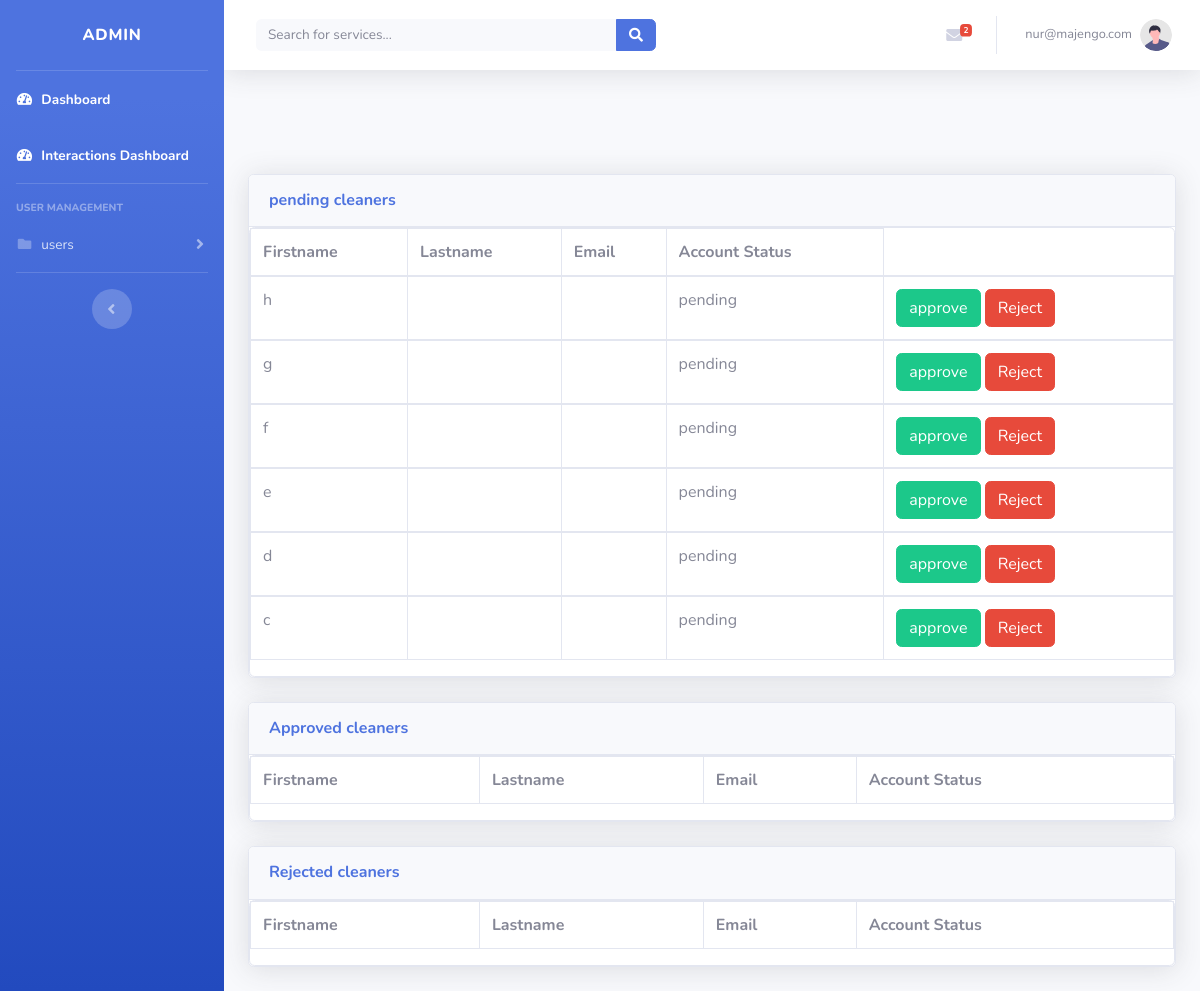
Screenshot of /staff/admin/view_cleaner.php (signed in) with the database file from the repository.
### tables this page shows
CREATE TABLE `cleaner` (
  `id` int(11) NOT NULL,
  `firstname` varchar(50) NOT NULL,
  `lastname` varchar(50) NOT NULL,
  `profession` varchar(50) NOT NULL DEFAULT 'cleaner',
  `availability` enum('available','booked') NOT NULL DEFAULT 'available',
  `email` varchar(50) NOT NULL,
  `password` varchar(50) NOT NULL,
  `account_status` enum('pending','approved','rejected') NOT NULL DEFAULT 'pending',
  `gender` varchar(50) NOT NULL,
  `adress` varchar(50) NOT NULL
);

### staff/admin/session.php (called while the page is built, shortened)
<?php
   $user=$_SESSION['admin'];
?>

### staff/admin/view_cleaner.php (the view, shortened to what this page needs)
<?php
include("sidebar.php");
include("topbar.php");
?>
<!DOCTYPE html>
<html lang="en">
<head>
    <link href="../../assets/vendor/fontawesome-free/css/all.min.css" rel="stylesheet" type="text/css">
    <link href="../../assets/css/sb-admin-2.min.css" rel="stylesheet">
    <link href="../../assets/vendor/datatables/dataTables.bootstrap4.min.css" rel="stylesheet">
</head>
<body id="page-top">
    <div id="wrapper">
        <div id="content-wrapper" class="d-flex flex-column">
            <div id="content">
                <div class="container-fluid">
                    <div class="invinsible">
                   </div>
                    <div class="card shadow mb-4">
                        <div class="card-header py-3">
                            <h6 class="m-0 font-weight-bold text-primary">pending cleaners</h6>
                        </div>
                        <div class="card">
                            <div class="table-responsive"  >
                            <table class="table table-bordered" id="appointment">
                                    <th>Firstname</th>
                                    <th>Lastname</th>
                                    <th>Email</th>
                                    <th>Account Status</th>
                                        <?php
                                        $result=$mysqli->query("select * from cleaner where account_status='pending'  order by id desc") or die($mysqli->error);
                                        while($row=$result->fetch_assoc())
                                        {
                                            echo
                                            "
                                            <tbody>
                                           <td>".$row['firstname']."</td>
                                           <td>".$row['lastname']."</td>
                                           <td>".$row['email']."</td>
                                           <td>".$row['account_status']."</td>
                                           <td> <a href='view_cleaner.php?ap_cleaner=$row[id]' class='btn btn-success'>approve<a>
                                           <a href='view_cleaner.php?rj_cleaner=$row[id]' class='btn btn-danger'>Reject<a></td>
                                            </tbody>
                                            ";
                                        }
                                        ?>
                                 </table>
                            </div>
                        </div>
                    </div>
                    <div class="card shadow mb-4">
                        <div class="card-header py-3">
                            <h6 class="m-0 font-weight-bold text-primary">Approved cleaners</h6>
                        </div>
                        <div class="card">
                            <div class="table-responsive"  >
                            <table class="table table-bordered" id="appointment">
                                    <th>Firstname</th>
                                    <th>Lastname</th>
                                    <th>Email</th>
                                    <th>Account Status</th>
                                 </table>
                            </div>
                        </div>
                    </div>
<div class="card shadow mb-4">
    <div class="card-header py-3">
        <h6 class="m-0 font-weight-bold text-primary">Rejected cleaners</h6>
    </div>
    <div class="card">
        <div class="table-responsive"  >
        <table class="table table-bordered" id="appointment">
                <th>Firstname</th>
                <th>Lastname</th>
                <th>Email</th>
                <th>Account Status</th>
             </table>
        </div>
    </div>
</div>
  </div>
            </div>
        </div>
    </div>
</body>
</html>

### staff/admin/sidebar.php (shortened to what this page needs)
<body id="page-top">
    <div id="wrapper">
<div id="wrapper">
<div id="wrapper">
 <ul class="navbar-nav bg-gradient-primary sidebar sidebar-dark accordion" id="accordionSidebar">
<a class="sidebar-brand d-flex align-items-center justify-content-center" href="main.php">
    <div class="sidebar-brand-text mx-3">Admin <sup></sup></div>
</a>
<hr class="sidebar-divider my-0">
<li class="nav-item active">
    <a class="nav-link" href="main.php">
        <i class="fas fa-fw fa-tachometer-alt"></i>
        <span>Dashboard</span></a>
</li>
<li class="nav-item active">
    <a class="nav-link" href="main2.php">
        <i class="fas fa-fw fa-tachometer-alt"></i>
        <span>Interactions Dashboard</span></a>
</li>
<hr class="sidebar-divider">
<div class="sidebar-heading">
User Management
</div>
<li class="nav-item">
    <a class="nav-link collapsed" href="#" data-toggle="collapse" data-target="#users"
        aria-expanded="true" aria-controls="collapsePages">
        <i class="fas fa-fw fa-folder"></i>
        <span>users</span>
    </a>
</li>
<hr class="sidebar-divider d-none d-md-block">
<div class="text-center d-none d-md-inline">
    <button class="rounded-circle border-0" id="sidebarToggle"></button>
</div>
</ul>

### staff/admin/topbar.php (shortened to what this page needs)
<?php
include('session.php');
?>
<div id="wrapper">
<div id="content-wrapper" class="d-flex flex-column">
<div id="content">
     <nav class="navbar navbar-expand navbar-light bg-white topbar mb-4 static-top shadow">
<form
    class="d-none d-sm-inline-block form-inline mr-auto ml-md-3 my-2 my-md-0 mw-100 navbar-search" method="GET" action='search.php'>
    <div class="input-group">
        <input type="text" name="search"  class="form-control bg-light border-0 small" placeholder="Search for services..."
            aria-label="Search" aria-describedby="basic-addon2">
        <div class="input-group-append">
            <button class="btn btn-primary" type="submit">
                <i class="fas fa-search fa-sm"></i>
            </button>
        </div>
    </div>
</form>
<ul class="navbar-nav ml-auto">
    <li class="nav-item dropdown no-arrow mx-1">
        <a class="nav-link dropdown-toggle" href="#" id="messagesDropdown" role="button"
            data-toggle="dropdown" aria-haspopup="true" aria-expanded="false">
            <i class="fas fa-envelope fa-fw"></i>
            <span class="badge badge-danger badge-counter"><?php
                                             $query=$mysqli->query("SELECT count(id) as total from feedback  where receiver='$user'and status='pending'") or die($mysqli->error);
                                              while($row=$query->fetch_assoc())
                                              {
                                                  $staffcount=$row["total"];
                                                  echo "$staffcount";
                                              }
                                            ?></span>
        </a>
    </li>
    <li class="nav-item dropdown no-arrow">
        <a class="nav-link dropdown-toggle" href="#" id="userDropdown" role="button"
            data-toggle="dropdown" aria-haspopup="true" aria-expanded="false">
            <span class="mr-2 d-none d-lg-inline text-gray-600 small"><?php echo $user?></span>
            <img class="img-profile rounded-circle"
                src="img/undraw_profile.svg">
        </a>
    </li>
</ul>
</nav>

### rows the page displays
cleaner: firstname "h", account_status "pending"
cleaner: firstname "g", account_status "pending"
cleaner: firstname "f", account_status "pending"
cleaner: firstname "e", account_status "pending"
cleaner: firstname "d", account_status "pending"
cleaner: firstname "c", account_status "pending"

### other values shown
$staffcount "2"
$user "nur@majengo.com"
